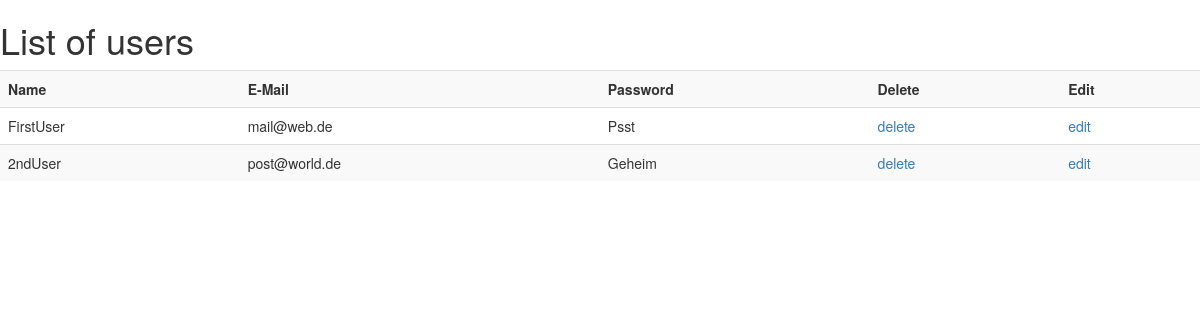
The page /show_user.php on the database its author committed.
### tables this page shows
CREATE TABLE `user` (
  `id` int(11) NOT NULL,
  `username` varchar(20) NOT NULL,
  `mail` varchar(50) NOT NULL,
  `password` varchar(30) NOT NULL
);

### show_user.php (the view, shortened to what this page needs)
<?php
 require('config.php');
?>
<!DOCTYPE html>
<html lang="de">
  <head>
    <link rel="stylesheet" href="https://maxcdn.bootstrapcdn.com/bootstrap/3.3.7/css/bootstrap.min.css">
    <link rel="stylesheet" href="https://maxcdn.bootstrapcdn.com/bootstrap/3.3.7/css/bootstrap-theme.min.css">
  </head>
  <body>
  	<h1>List of users</h1>
  <table class="table-striped table">
  	<th>Name</th>
  	<th>E-Mail</th>
  	<th>Password</th>
  	<th>Delete</th>
  	<th>Edit</th>
<?php
$anfrage="SELECT * FROM `user`";
$ergebnis=$link->query($anfrage);
if ($ergebnis->num_rows > 0)
{
   while ($reihe = mysqli_fetch_row($ergebnis))
{
echo "<tr>";
echo "<td>" . $reihe[1] . "</td>";
echo "<td>" . $reihe[2] . "</td>";
echo "<td>" . $reihe[3] . "</td>";
echo "<td><a href='show_user.php?loeschenID=" . $reihe[0]. "'>delete</a></td>";
echo "<td><a href='edit_user.php?ID=" . $reihe[0]. "'>edit</a></td>\n";
echo "</tr>";
}
}
    else {
        echo "<tr><td colspan='4'>No data found</td></tr>";
    }
?>
  </table>
  </body>
</html>

### rows shown on the page
user: username "FirstUser", mail "mail@web.de", password "Psst"
user: username "2ndUser", mail "post@world.de", password "Geheim"
